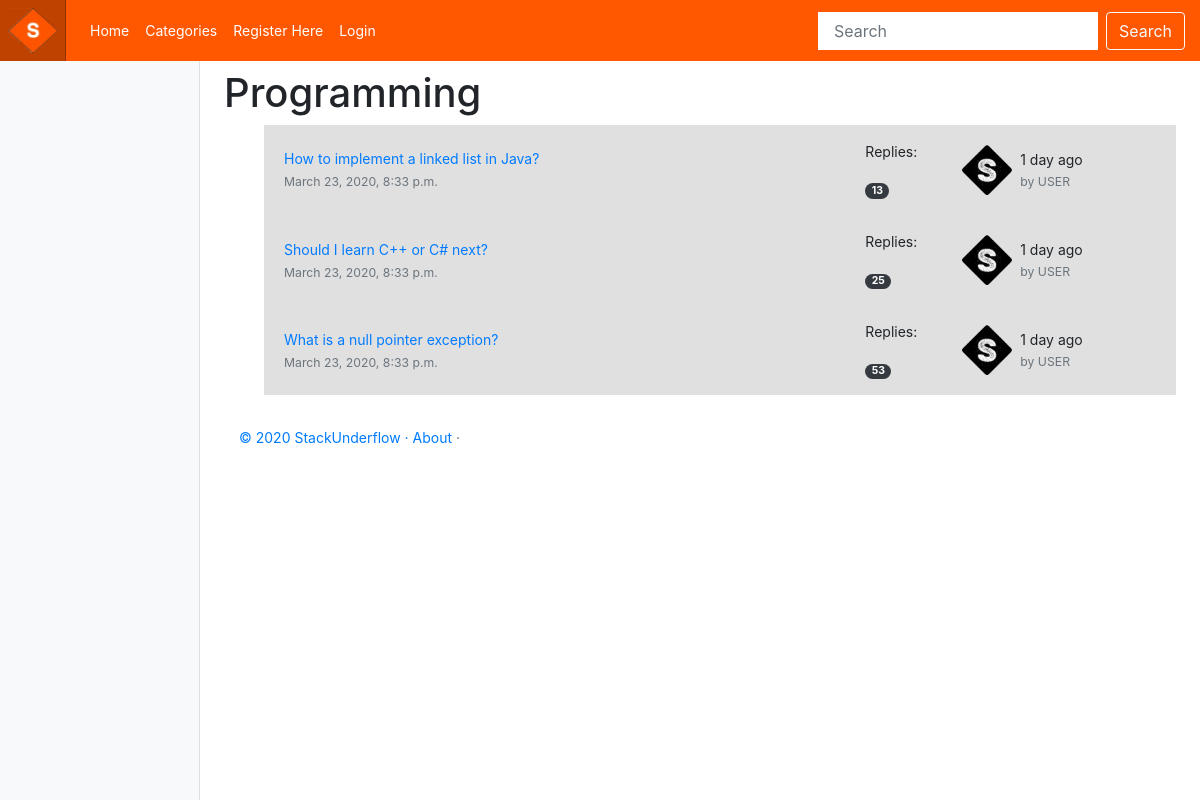
The app's page /stack_underflow/category/programming/ with its own data.
### stack_underflow/models.py (models this page shows, shortened)
class Category(models.Model):
    name = models.CharField(max_length=128, unique=True)
    threads = models.IntegerField(default=0)
    slug = models.SlugField(unique=True)
    class Meta:
        verbose_name_plural = 'Categories'

class Thread(models.Model):
    category = models.ForeignKey(Category, on_delete=models.CASCADE)
    question = models.CharField(max_length=128, unique=True)
    replies = models.IntegerField(default=0)
    created_at = models.DateTimeField(auto_now_add=True)
    slug = models.SlugField(unique=True)

### stack_underflow/views.py (the view)
# urls.py: path('category/<slug:category_name_slug>/', views.show_category, name='show_category'),
def show_category(request, category_name_slug):
    context_dict = {}
    try:
        category = Category.objects.get(slug=category_name_slug)
        threads = Thread.objects.filter(category=category)
        context_dict['threads'] = threads
        context_dict['category'] = category
    except Category.DoesNotExist:
        context_dict['category'] = None
        context_dict['threads'] = None
    return render(request, 'stack_underflow/category.html', context=context_dict)

### templates/stack_underflow/category.html (shortened to what this page needs)
<!DOCTYPE html>
{% extends 'stack_underflow/base.html' %}
{% load staticfiles %}
{% block body_block %}
    {% if category %}
    <h1>{{ category.name }}</h1>
    {% if threads %}
    <ul>
        {% for thread in threads %}
        <div class="card-body card-body-index py-3">
            <div class="row no-gutters align-items-center">
                <div class="col"> <a href="{% url 'stack_underflow:show_thread' thread.slug %}" class="text-big" data-abc="true">{{ thread.question }}</a>
                    <div class="text-muted small mt-1">{{ thread.created_at }}<a href="javascript:void(0)" class="text-muted" data-abc="true"></a></div>
                </div>
                <div class="d-none d-md-block col-4">
                    <div class="row no-gutters align-items-center">
                        <div class="col-4">
                            <p>  Replies:</p>
                            <span class="badge badge-dark badge-pill">{{ thread.replies }}</span>
                        </div>
                        <div class="media col-8 align-items-center"> <img src="{% static 'images/logo2.png' %}" alt="" class="d-block ui-w-30 rounded-circle" width="50" height="50">
                            <div class="media-body flex-truncate ml-2">
                                <div class="line-height-1 text-truncate">1 day ago</div> <a href="javascript:void(0)" class="text-muted small text-truncate" data-abc="true">by USER</a>
                            </div>
                        </div>
                    </div>
                </div>
            </div>
        </div>
        {% endfor %}
    </ul>
    {% else %}
    <strong>No pages currently in category.</strong>
    {% endif %}
    {% else %}
    The specified category does not exist.
    {% endif %}
{% endblock %}

### static/css/stack_underflow.css (style rules this page uses)
body { font-size: .875rem; }
.card-body { -ms-flex: 1 1 auto; flex: 1 1 auto; padding: 1.25rem; }
.card-body-index { background-color: #e0e0e0; }

### records on screen
Category: name "Programming"
Thread: question "How to implement a linked list in Java?", created_at "March 23, 2020, 8:33 p.m.", replies "13"
Thread: question "Should I learn C++ or C# next?", created_at "March 23, 2020, 8:33 p.m.", replies "25"
Thread: question "What is a null pointer exception?", created_at "March 23, 2020, 8:33 p.m.", replies "53"
